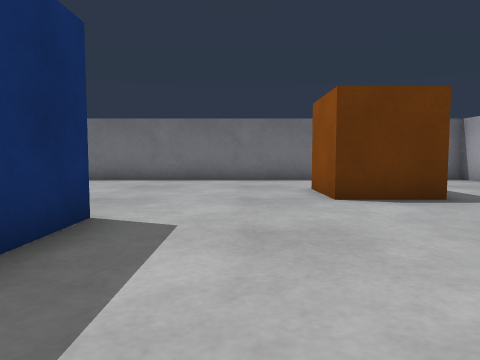
[1] (above)

16 first-person views from a walk through a robot-simulator world made for Gazebo. The camera is 0.39 m above the floor, tilts 4° down and sees 70° across. The floor is counted in squares, 0.5 m on a side. Each view is taken from the middle of a square. On the plan, view 1 faces up. The plan holds only what a view shows up to about 11 squares ahead; the rest is blank.

[2]
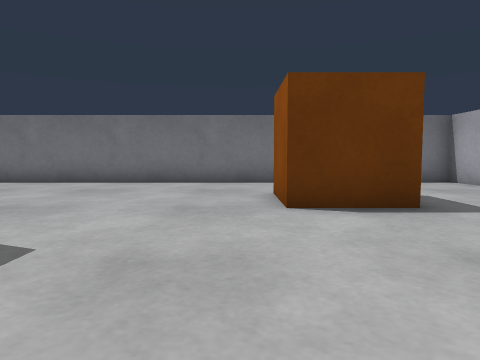

[3]
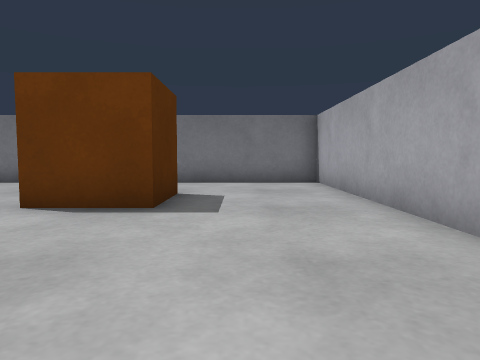

[4]
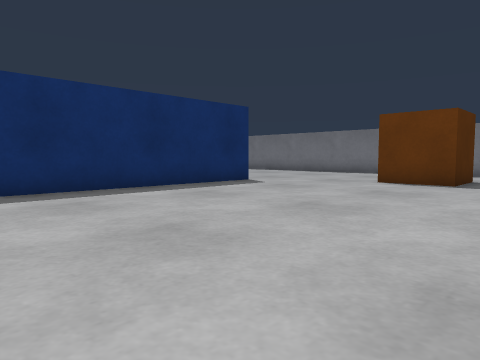

[5]
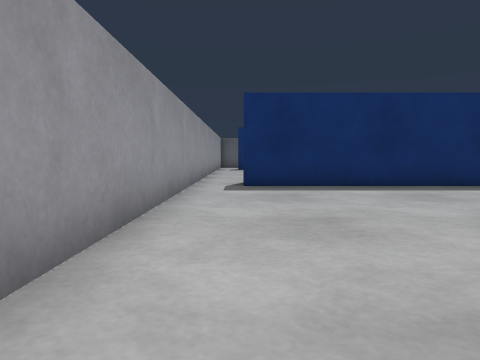

[6]
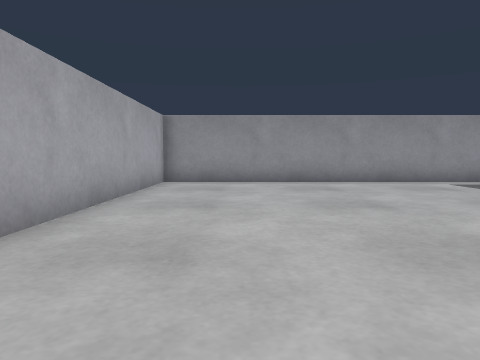

[7]
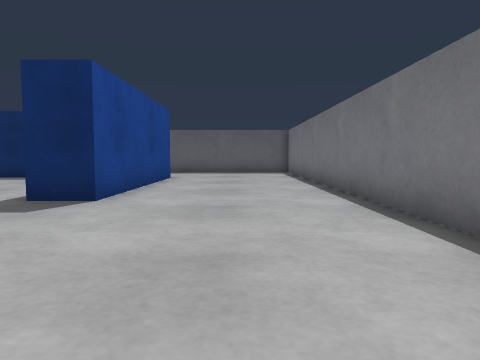

[8]
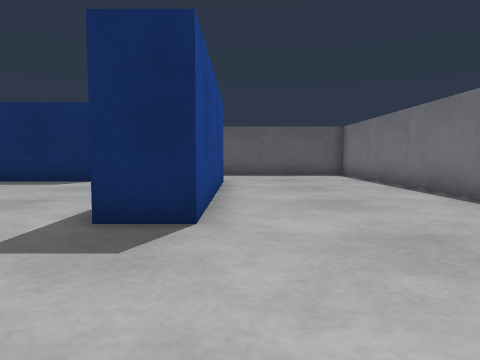

[9]
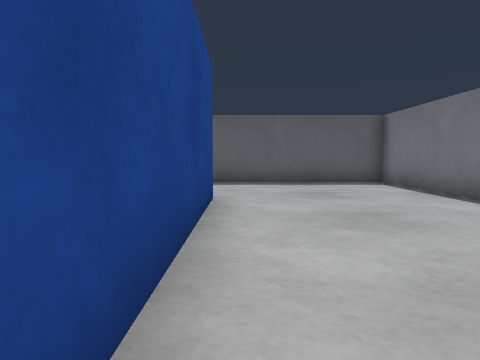

[10]
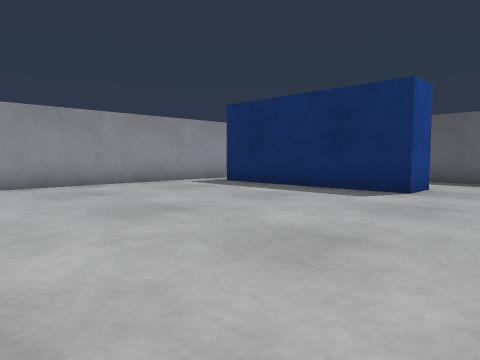

[11]
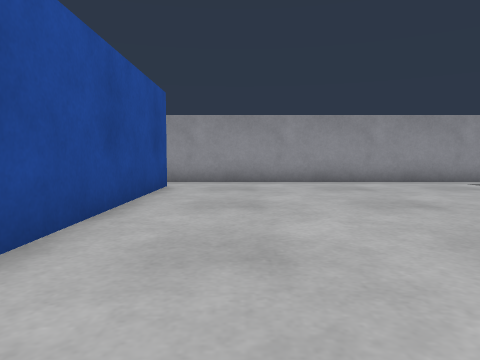

[12]
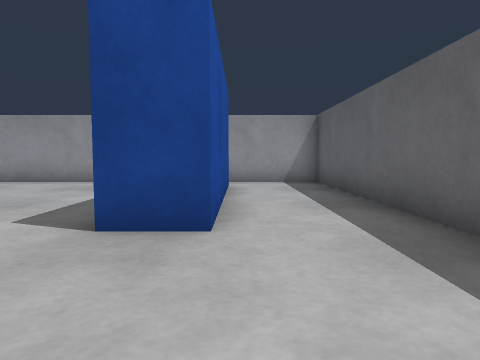

[13]
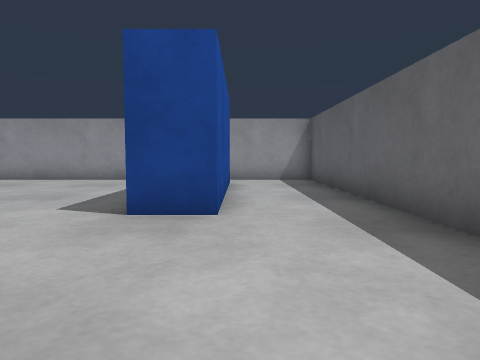

[14]
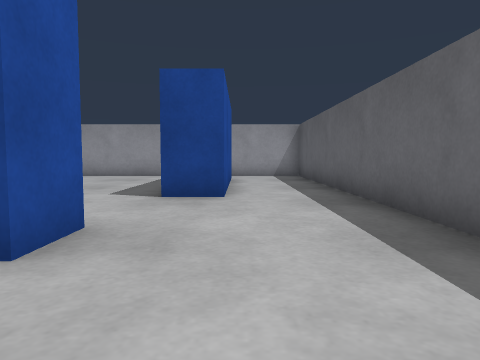

[15]
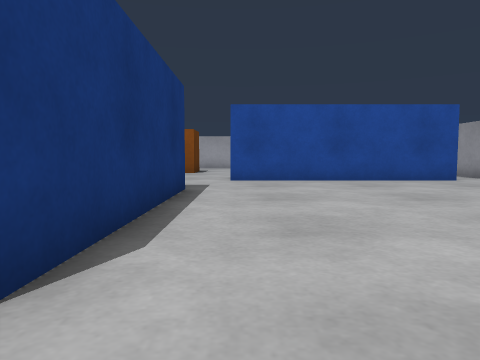

[16]
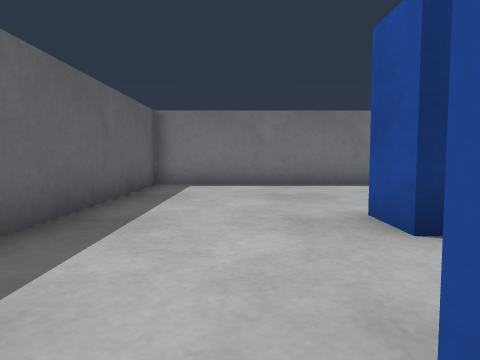

### Floor plan
Points are (right, up) in squares from view 1. A wall is a line through its corners. A room is listed if a view was taken in it or the views show most of it. See-through windows are left out.
Room 1 (views 1, 2, 3, 4, 5, 6, 7, 8, 9, 11, 12, 13, 14, 15, 16)
walls: (-1.9, 4.4) (-1.9, -3); (-12.3, 5.3) (-12.3, 6.5) (-5.9, 6.5) (-5.9, 5.3); (-1.4, -4.3) (7.3, -4.3) (7.3, 2.8); (7.3, 4.2) (7.3, 11.3) (-16.3, 11.3) (-16.3, -4.3) (-13.6, -4.3); (-13.7, -2.9) (-13.7, 2.5)
ways out: opening at (-12.7, 4) to room 2; opening at (-4.5, 4.5) to room 2; opening at (-2.5, -4) to room 2
objects: orange box (2, 6) to (3, 8)
Room 2 (view 10)
walls: (-5.9, 5.3) (-12.3, 5.3); (-3.1, -3) (-3.1, 4.4); (-13.7, 2.5) (-12.5, 2.5) (-12.5, -3.1); (-13.6, -4.3) (-1.4, -4.3)
ways out: opening at (-12.7, 4) to room 1; opening at (-4.5, 4.5) to room 1; opening at (-2.5, -4) to room 1

Where each view was taken, in squares from view 1:
view 1: 0 up, 0 right, facing up
view 2: 1 up, 1 right, facing up
view 3: 1 up, 5 right, facing up
view 4: 4 down, 6 right, facing up-left
view 5: 3 down, 7 right, facing left
view 6: 6 up, 5 right, facing down
view 7: 9 up, 0 right, facing left
view 8: 7 up, 2 left, facing left
view 9: 7 up, 6 left, facing left
view 10: 5 up, 5 left, facing down-left
view 11: 6 up, 5 left, facing down
view 12: 6 up, 14 left, facing down
view 13: 7 up, 14 left, facing down
view 14: 9 up, 14 left, facing down
view 15: 4 up, 14 left, facing right
view 16: 2 up, 14 left, facing up
